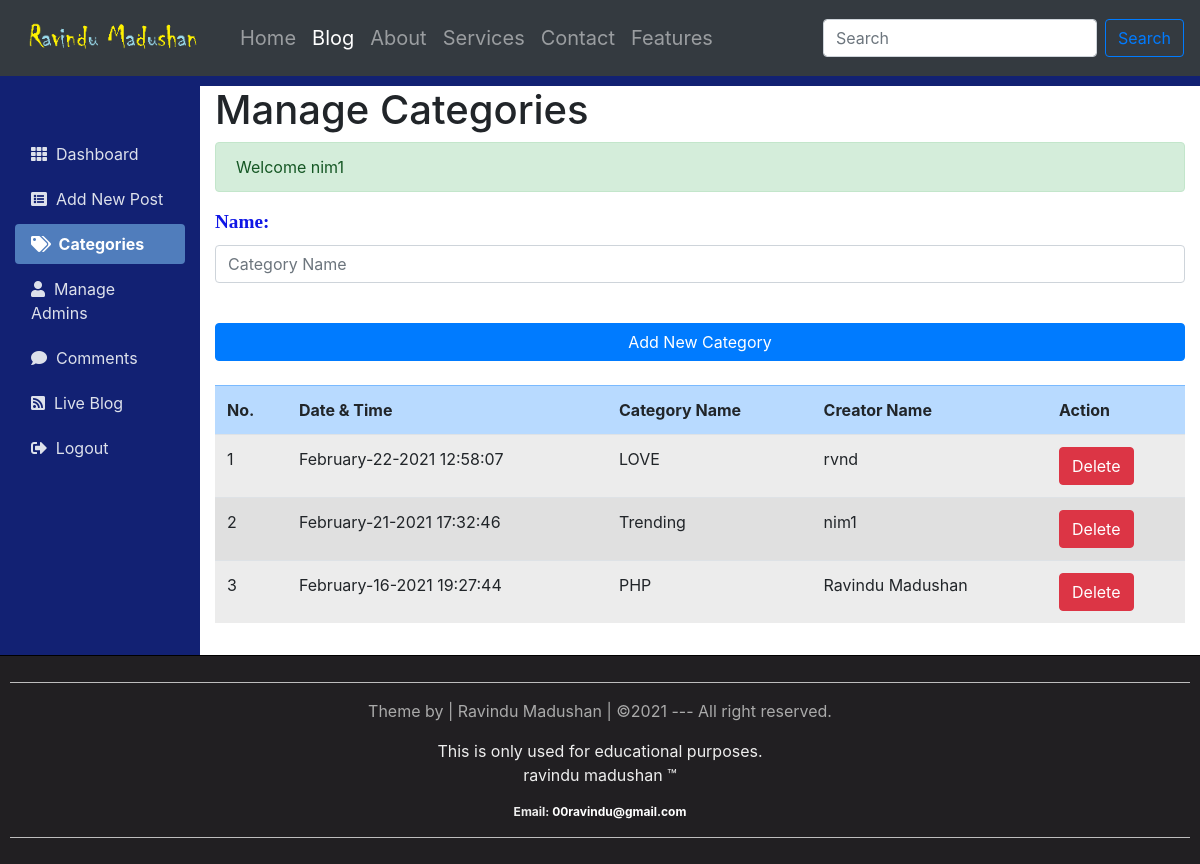
Screenshot of /categories.php (signed in) with the database file from the repository.
### tables this page shows
CREATE TABLE `category` (
  `id` int(10) NOT NULL,
  `datetime` varchar(50) NOT NULL,
  `name` varchar(100) NOT NULL,
  `creatorname` varchar(200) NOT NULL
);

### categories.php (the view, shortened to what this page needs)
<?php require_once("include/Sessions.php"); ?>
<!DOCTYPE html>
<html>
    <head>
        <link rel="stylesheet" href="css/bootstrap.min.css">
        <link rel="stylesheet" href="https://use.fontawesome.com/releases/v5.7.0/css/all.css">
        <link rel="stylesheet" href="css/adminstyles.css">
    </head>
    <body>
        <nav class="navbar navbar-expand-lg navbar-dark bg-dark">
            <a class="navbar-brand" href="#"> <img src="images/mylogo2.png" alt="logo" width="200"> </a>
            <div class="collapse navbar-collapse" id="navbarSupportedContent">
                <ul class="navbar-nav mr-auto navBarItems" style="font-size: 20px;">
                    <li class="nav-item">
                        <a class="nav-link" href="#">Home <span class="sr-only">(current)</span></a>
                    </li>
                    <li class="nav-item active">
                        <a class="nav-link" href="Blog.php">Blog</a>
                    </li>
                    <li class="nav-item ">
                        <a class="nav-link" href="#">About</a>
                    </li>
                    <li class="nav-item ">
                        <a class="nav-link" href="#">Services</a>
                    </li>
                    <li class="nav-item ">
                        <a class="nav-link" href="#">Contact</a>
                    </li><li class="nav-item ">
                        <a class="nav-link" href="#">Features</a>
                    </li>
                </ul>
                <form class="form-inline my-2 my-lg-0" action="Blog.php">
                    <input class="form-control mr-sm-2" type="search" placeholder="Search" aria-label="Search" name="Search">
                    <button class="btn btn-outline-primary my-2 my-sm-0" type="submit" name="SearchButton">Search</button>
                </form>
            </div>
        </nav>
        <div style="background-color: #122173; height: 10px;"></div>
        <div class="container-fluid">
        	<div class="row">
        		<div class="col-md-3 col-xl-2 sideBar">
                    <br><br>
        			<ul  class="nav nav-pills flex-column side_menu">
        				<li class="nav-item"><a href="dashboard.php" class="nav-link"><i class="fas fa-th"></i>&nbsp; Dashboard</a></li>
        				<li class="nav-item"><a href="addNewPost.php" class="nav-link"><i class="fas fa-list-alt"></i>&nbsp; Add New Post</a></li>
        				<li class="nav-item active"><a href="categories.php" class="nav-link"><i class="fas fa-tags"></i>&nbsp; Categories</a></li>
        				<li class="nav-item"><a href="admins.php" class="nav-link"><i class="fas fa-user"></i>&nbsp; Manage Admins</a></li>
        				<li class="nav-item">
                            <a href="comments.php" class="nav-link"><i class="fas fa-comment"></i>&nbsp; Comments
                            </a>
                        </li>
        				<li class="nav-item"><a href="Blog.php?Page=1" class="nav-link" target="_blank"><i class="fas fa-rss-square"></i>&nbsp; Live Blog</a></li>
        				<li class="nav-item"><a href="logout.php" class="nav-link"><i class="fas fa-sign-out-alt"></i>&nbsp; Logout</a></li>
        			</ul>
        		</div>
        		<div class="col-md-9 col-xl-10 mainBar">
        			<h1>Manage Categories</h1>
                    <?php echo Message(); echo SuccessMessage(); ?>
                    <div>
                        <form action="categories.php" method="POST">
                            <fieldset>
                                <div class="form-group">
                                    <label for="categoryname"><span class="fieldInfo">Name:</span></label>
                                    <input class="form-control" type="text" name="Category" id="categoryname" placeholder="Category Name">
                                </div>
                                <br>
                                <input class="btn btn-primary btn-block" type="submit" name="Submit" value="Add New Category">
                                <br>
                            </fieldset>
                        </form>
                    </div>
                    <div class="table table-responsive">
                        <table class="table table-hover table-active table-striped">
                            <tr class="table-primary">
                                <th>No.</th>
                                <th>Date & Time</th>
                                <th>Category Name</th>
                                <th>Creator Name</th>
                                <th>Action</th>
                            </tr>
                             <?php
                                global $Connection;
                                $viewQuery = "SELECT * FROM category ORDER BY id desc";
                                $Execute = mysqli_query($Connection, $viewQuery);
                                $SrNo = 0;
                                while ($DataRows = mysqli_fetch_array($Execute)) {
                                    $Id = $DataRows["id"];
                                    $DateTime = $DataRows["datetime"];
                                    $CategoryName = $DataRows["name"];
                                    $CreatorName = $DataRows["creatorname"];
                                    $SrNo++;
                             ?>
                             <tr>
                                 <td> <?php echo $SrNo;  ?> </td>
                                 <td> <?php echo $DateTime;  ?> </td>
                                 <td> <?php echo $CategoryName;  ?> </td>
                                 <td> <?php echo $CreatorName;  ?> </td>
                                 <td> <a href="deleteCategory.php?id=<?php echo $Id; ?>"><span class="btn btn-danger">Delete</span></a> </td>
                             </tr>
                         <?php } ?>
                        </table>
                    </div>
        		</div>
        	</div>
        </div>
        <?php include("include/Footer.php"); ?>
    </body>
</html>

### css/adminstyles.css (style rules this page uses)
body { background-color: #122173; }
.mainBar { background-color: #fff; }
.side_menu a { color: #dde1eb; margin-bottom: 5px; }
.side_menu .active a { color: #fff; font-weight: bold; background-color: #507DBC; }
.fieldInfo { color: #1017e6; font-family: "Times New Roman", Times, serif; font-size: 1.2em; font-weight: bold; }

### include/Footer.php (style rules this page uses)
a { text-decoration: none; color: white; }

### rows the page displays
category: datetime "February-22-2021 12:58:07", name "LOVE", creatorname "rvnd"
category: datetime "February-21-2021 17:32:46", name "Trending", creatorname "nim1"
category: datetime "February-16-2021 19:27:44", name "PHP", creatorname "Ravindu Madushan"

### other values shown
SuccessMessage() "Welcome nim1"
